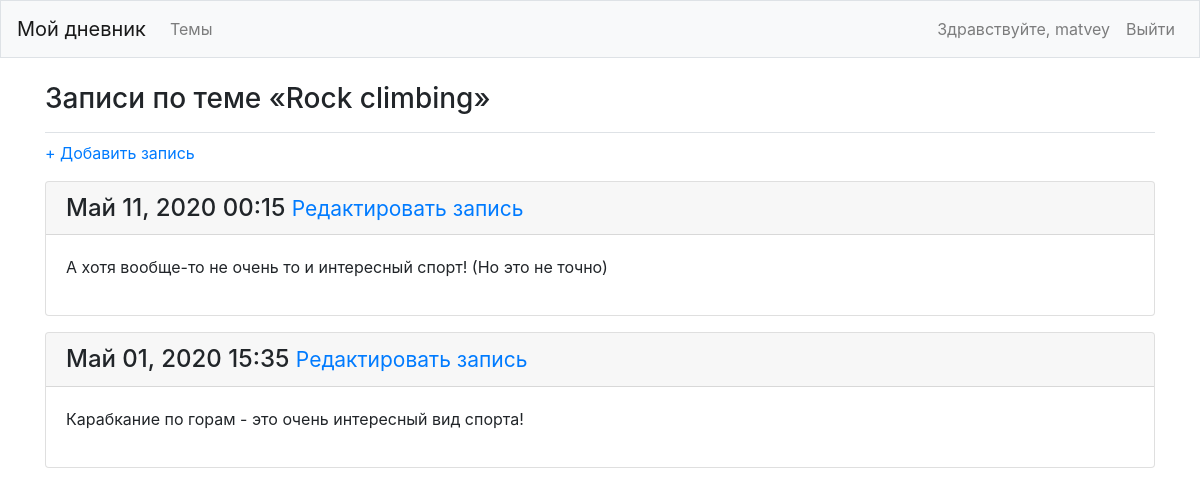
The page /topics/2/ (signed in) on the database its author committed.
### learning_logs/models.py (models this page shows, shortened)
class Topic(models.Model):
    text = models.CharField(max_length=200)
    date_added = models.DateTimeField(auto_now_add=True)
    owner = models.ForeignKey(User, on_delete=models.CASCADE)
    def __str__(self):
        return self.text

class Entry(models.Model):
    topic = models.ForeignKey(Topic, on_delete=models.CASCADE)
    text = models.TextField()
    date_added = models.DateTimeField(auto_now_add=True)
    class Meta:
        verbose_name_plural = "entries"

### learning_logs/views.py (the view)
# urls.py: path("topics/<int:topic_id>/", views.topic, name="topic"),
@login_required
def topic(request, topic_id):
	topic = Topic.objects.get(id=topic_id)
	if not check_topic_owner(topic.owner, request.user):
		raise Http404
	entries = topic.entry_set.order_by("-date_added")
	context = {"topic": topic, "entries": entries}
	return render(request, "learning_logs/topic.html", context)

### learning_logs/views.py (called while the page is built)
def check_topic_owner(owner, user):
	return owner == user

### learning_logs/templates/learning_logs/topic.html
{% extends "learning_logs/base.html" %}
{% block page_header %}
	<h3>Записи по теме «{{ topic }}»</h3>
{% endblock page_header %}
{% block content %}
<p>
	<a href="{% url 'learning_logs:new_entry' topic.id %}">+ Добавить запись</a>
</p>
	{% for entry in entries %}
		<div class="card mb-3">
			<h4 class="card-header">
				{{ entry.date_added|date:'M d, Y H:i' }}
				<small><a href="{% url 'learning_logs:edit_entry' entry.id %}">Редактировать запись</a></small>
			</h4>
			<div class="card-body">
				{{ entry.text|linebreaks }}
			</div>
		</div>
	{% empty %}
	<p>По этой теме еще не добавлено ни одной записи :(</p>
	{% endfor %}
{% endblock content %}

### learning_logs/templates/learning_logs/base.html (shortened to what this page needs)
{% load bootstrap4 %}
<!DOCTYPE html>
<html lang="ru">
<head>
	{% bootstrap_css %}
</head>
<body>
	<nav class="navbar navbar-expand-md navbar-light bg-light mb-4 border">
		<a class="navbar-brand" href="{% url 'learning_logs:index' %}">Мой дневник</a>
		<div class="collapse navbar-collapse" id="navbarCollapse">
			<ul class="navbar-nav mr-auto">
				<li class="nav-item">
					<a href="{% url 'learning_logs:topics' %}" class="nav-link">Темы</a>
				</li>
			</ul>
			<ul class="navbar-nav ml-auto">
				{% if user.is_authenticated %}
					<li class="nav-item mr-2">
						<span class="navbar-text">Здравствуйте, {{ user.username }}</span>
					</li>
					<li class="nav-item">
						<a href="{% url 'users:logout' %}" class="nav-link">Выйти</a>
					</li>
				{% endif %}
			</ul>
		</div>
	</nav>
	<main role="main" class="container">
		<div class="pb-2 mb-2 border-bottom">
			{% block page_header %}{% endblock page_header %}
		</div>
		<div>
			{% block content %}{% endblock content %}
		</div>
	</main>
</body>
</html>

### rows shown on the page
Topic: text "Rock climbing"
Entry: date_added "Май 11, 2020 00:15", text "А хотя вообще-то не очень то и интересный спорт! (Но это не точно)"
Entry: date_added "Май 01, 2020 15:35", text "Карабкание по горам - это очень интересный вид спорта!"

### other values the page prints
{{ user.username }} "matvey"
